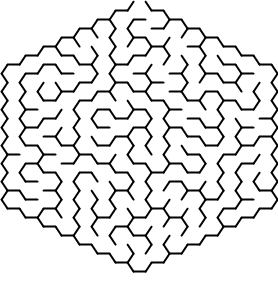
#> input picture maze 19.png, 278 x 281 px, found by its file name
$ jupyter execute Final_Johnson.ipynb
#> lines starting #> are read from the running program, lines starting #| are printed output that depends on the picture; after the words box and inside, x2 and y2 are one past the last pixel; in counts of white or black regions, pixels touching at a corner belong together
[cell 1]
import heapq
import cv2
import matplotlib.pyplot as plt
import numpy as np
from google.colab import drive
drive.mount('/content/drive')

[cell 2]
#Helper functions and classes
class Vertex:
    def __init__(self,x_coord,y_coord):
        self.x=x_coord
        self.y=y_coord
        self.d=float('inf') #distance from source
        self.parent_x=None
        self.parent_y=None
        self.processed=False
        self.index_in_queue=None

#Return neighbor directly above, below, right, and left
def get_neighbors(mat,r,c):
    shape=mat.shape
    neighbors=[]
    #ensure neighbors are within image boundaries
    if r > 0 and not mat[r-1][c].processed:
         neighbors.append(mat[r-1][c])
    if r < shape[0] - 1 and not mat[r+1][c].processed:
            neighbors.append(mat[r+1][c])
    if c > 0 and not mat[r][c-1].processed:
        neighbors.append(mat[r][c-1])
    if c < shape[1] - 1 and not mat[r][c+1].processed:
            neighbors.append(mat[r][c+1])
    return neighbors

def bubble_up(queue, index):
    if index <= 0:
        return queue
    p_index=(index-1)//2
    if queue[index].d < queue[p_index].d:
            queue[index], queue[p_index]=queue[p_index], queue[index]
            queue[index].index_in_queue=index
            queue[p_index].index_in_queue=p_index
            quque = bubble_up(queue, p_index)
    return queue

def bubble_down(queue, index):
    length=len(queue)
    lc_index=2*index+1
    rc_index=lc_index+1
    if lc_index >= length:
        return queue
    if lc_index < length and rc_index >= length: #just left child
        if queue[index].d > queue[lc_index].d:
            queue[index], queue[lc_index]=queue[lc_index], queue[index]
            queue[index].index_in_queue=index
            queue[lc_index].index_in_queue=lc_index
            queue = bubble_down(queue, lc_index)
    else:
        small = lc_index
        if queue[lc_index].d > queue[rc_index].d:
            small = rc_index
        if queue[small].d < queue[index].d:
            queue[index],queue[small]=queue[small],queue[index]
            queue[index].index_in_queue=index
            queue[small].index_in_queue=small
            queue = bubble_down(queue, small)
    return queue

def get_distance(img,u,v):
    return 0.1 + (float(img[v][0])-float(img[u][0]))**2+(float(img[v][1])-float(img[u][1]))**2+(float(img[v][2])-float(img[u][2]))**2

def drawPath(img,path, thickness=2):
    '''path is a list of (x,y) tuples'''
    x0,y0=path[0]
    for vertex in path[1:]:
        x1,y1=vertex
        cv2.line(img,(x0,y0),(x1,y1),(255,0,0),thickness)
        x0,y0=vertex

[cell 3]
def find_shortest_path(img,src,dst):
    pq=[] #min-heap priority queue
    source_x=src[0]
    source_y=src[1]
    dest_x=dst[0]
    dest_y=dst[1]
    imagerows,imagecols=img.shape[0],img.shape[1]
    matrix = np.full((imagerows, imagecols), None) #access by matrix[row][col]
    for r in range(imagerows):
        for c in range(imagecols):
            matrix[r][c]=Vertex(c,r)
            matrix[r][c].index_in_queue=len(pq)
            pq.append(matrix[r][c])
    matrix[source_y][source_x].d=0
    pq=bubble_up(pq, matrix[source_y][source_x].index_in_queue)

    while len(pq) > 0:
        u=pq[0]
        u.processed=True
        pq[0]=pq[-1]
        pq[0].index_in_queue=0
        pq.pop()
        pq=bubble_down(pq,0)
        neighbors = get_neighbors(matrix,u.y,u.x)
        for v in neighbors:
            dist=get_distance(img,(u.y,u.x),(v.y,v.x))
            if u.d + dist < v.d:
                v.d = u.d+dist
                v.parent_x=u.x
                v.parent_y=u.y
                idx=v.index_in_queue
                pq=bubble_down(pq,idx)
                pq=bubble_up(pq,idx)

    path=[]
    iter_v=matrix[dest_y][dest_x]
    path.append((dest_x,dest_y))
    while(iter_v.y!=source_y or iter_v.x!=source_x):
        path.append((iter_v.x,iter_v.y))
        iter_v=matrix[iter_v.parent_y][iter_v.parent_x]


    path.append((source_x,source_y))
    return path

[cell 4]
img = cv2.imread('drive/MyDrive/maze 19.png') # read the image
#> img is the input picture: shape (281, 278, 3); min 0, max 255, mean 227
cv2.circle(img,(140,135), 3, (255,0,0), -1) # add a circle at (5, 220)
#> img: shape (281, 278, 3); 0.04% of pixels changed, all inside (x1, y1, x2, y2) = (137, 132, 144, 139)
cv2.circle(img, (140,5), 3, (0,0,255), -1) # add a circle at (5,5)
#> img: shape (281, 278, 3); mean B, G, R 226.9, 226.8, 226.9
plt.figure(figsize=(7,7))
plt.imshow(img)
plt.show()

[cell 5]
img = cv2.imread('drive/MyDrive/maze 19.png') # read the image
cv2.imwrite('maze-initial.png', img)
p = find_shortest_path(img, (140,135), (140,5))
drawPath(img,p)
#> the loop in drawPath, `for vertex in path[1:]:` made 1011 passes
#> vertex on passes 1 to 3: (140, 5), (141, 5), (142, 5)
#> after the loop in drawPath, `for vertex in path[1:]:`:
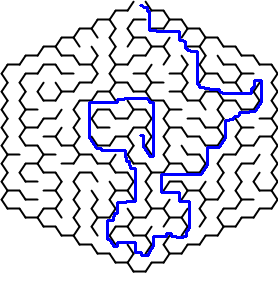
#> img: shape (281, 278, 3); 3.62% of pixels changed, all inside (x1, y1, x2, y2) = (88, 4, 263, 257)
